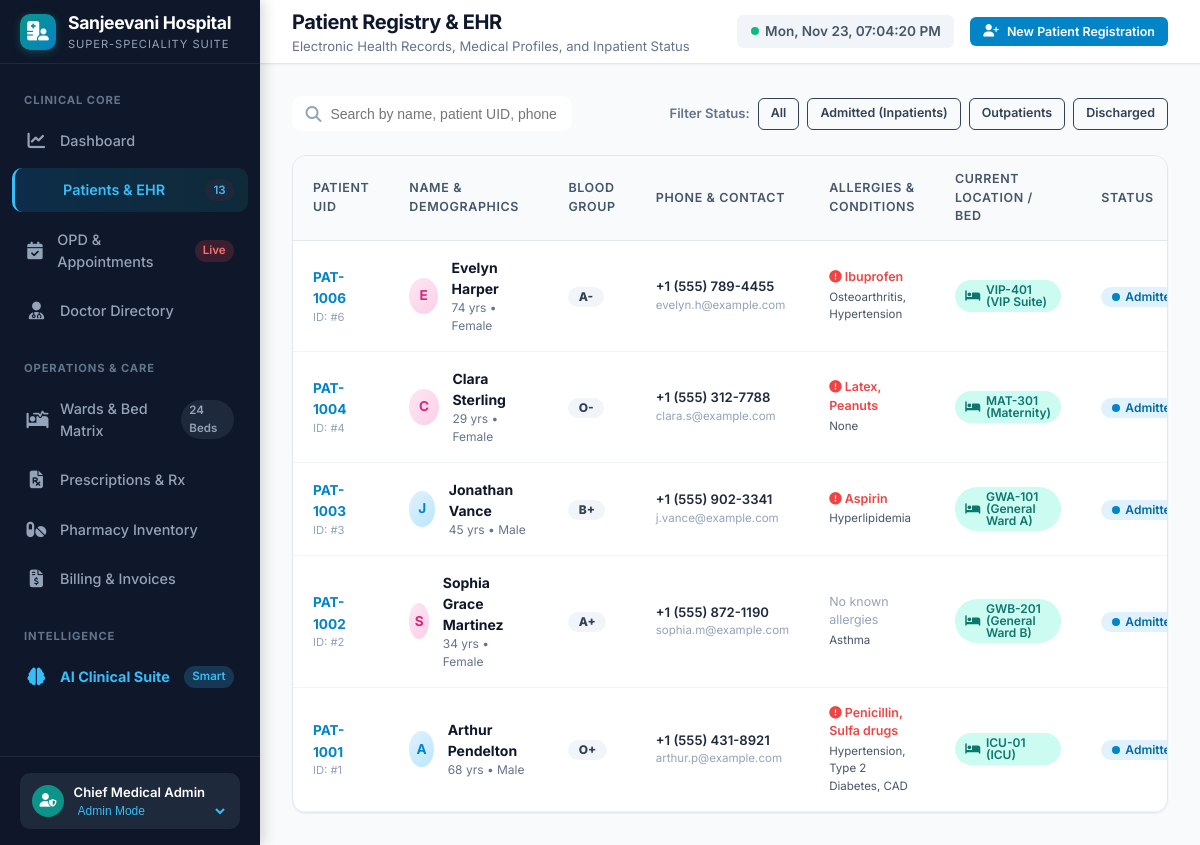
/patients?status=Admitted, run on an earlier commit of the app's database.
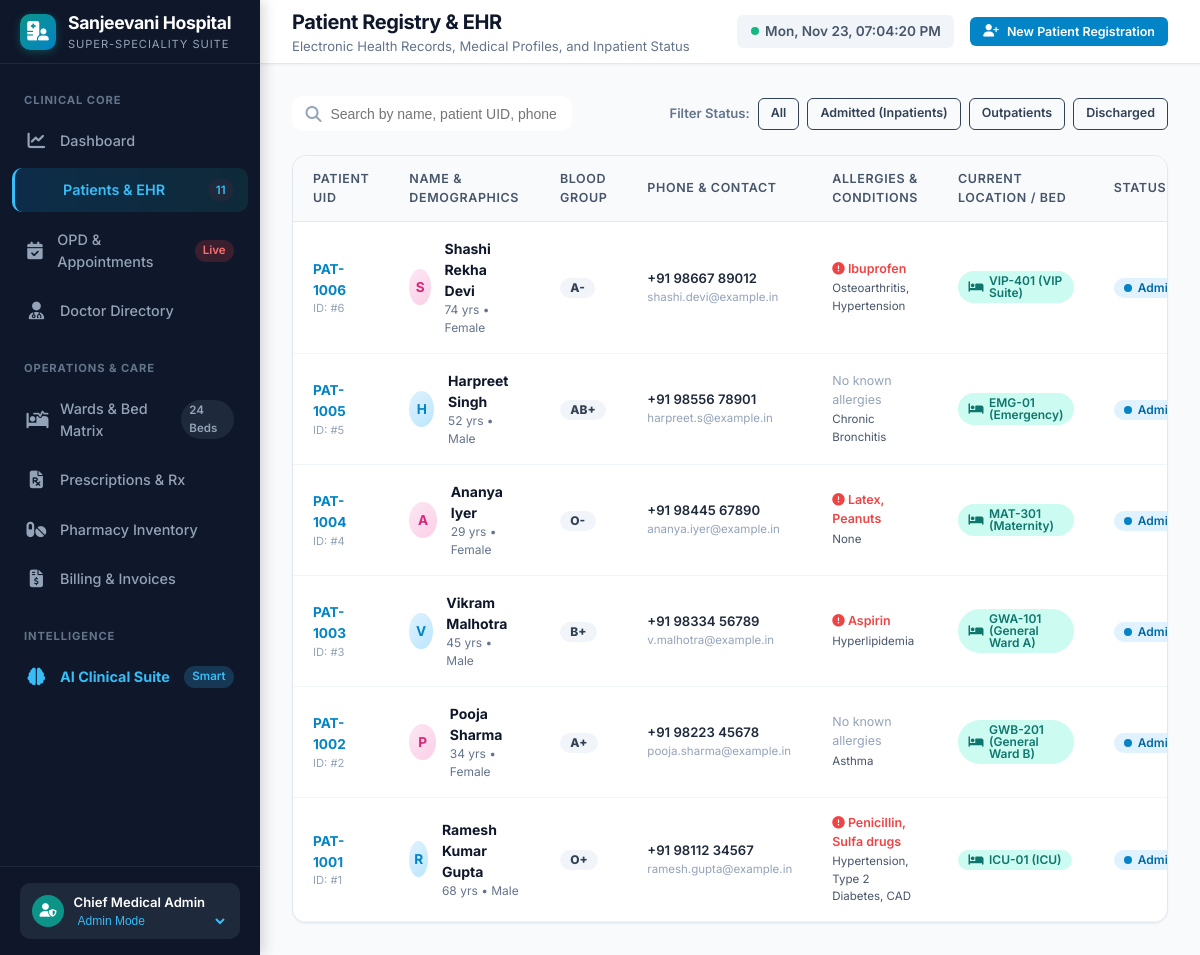
And on a later commit of the database.
### tables this page shows
CREATE TABLE patients (
        id INTEGER PRIMARY KEY AUTOINCREMENT,
        patient_uid TEXT UNIQUE NOT NULL,
        name TEXT NOT NULL,
        age INTEGER NOT NULL,
        gender TEXT NOT NULL,
        blood_group TEXT,
        phone TEXT,
        email TEXT,
        address TEXT,
        emergency_contact_name TEXT,
        emergency_contact_phone TEXT,
        allergies TEXT,
        chronic_conditions TEXT,
        admission_status TEXT DEFAULT 'Outpatient', -- 'Outpatient', 'Admitted', 'Discharged', 'Emergency'
        bed_id INTEGER,
        created_at TIMESTAMP DEFAULT CURRENT_TIMESTAMP,
        FOREIGN KEY (bed_id) REFERENCES beds(id) ON DELETE SET NULL
    );

CREATE TABLE beds (
        id INTEGER PRIMARY KEY AUTOINCREMENT,
        bed_number TEXT UNIQUE NOT NULL,
        ward TEXT NOT NULL, -- 'ICU', 'Emergency', 'General Ward A', 'General Ward B', 'Maternity', 'VIP Suite'
        floor TEXT,
        daily_rate REAL NOT NULL,
        status TEXT DEFAULT 'Available', -- 'Available', 'Occupied', 'Maintenance', 'Cleaning'
        patient_id INTEGER,
        admitted_at TIMESTAMP,
        FOREIGN KEY (patient_id) REFERENCES patients(id) ON DELETE SET NULL
    );

### app.py (the view)
@app.get("/patients", response_class=HTMLResponse)
async def patients_page(request: Request, status: Optional[str] = None, search: Optional[str] = None):
    patients = get_all_patients(search=search or "", status_filter=status or "")
    metrics = get_dashboard_metrics()
    return templates.TemplateResponse(
        request=request,
        name="patients.html",
        context={
            "active_page": "patients",
            "patients": patients,
            "current_filter": status,
            "total_patients": metrics["total_patients"]
        }
    )

### templates/patients.html (shortened to what the changed rows need)
{% extends "base.html" %}
{% block page_title %}Patient Registry & EHR{% endblock %}
{% block content %}
<div class="card">
    <div class="card-body" style="padding: 0;">
        <div class="table-responsive">
            <table class="clinical-table" id="patientsTable">
                <thead>
                    <tr>
                        <th>Patient UID</th>
                        <th>Name & Demographics</th>
                        <th>Blood Group</th>
                        <th>Phone & Contact</th>
                        <th>Allergies & Conditions</th>
                        <th>Current Location / Bed</th>
                        <th>Status</th>
                    </tr>
                </thead>
                <tbody>
                    {% for p in patients %}
                    <tr>
                        <td>
                            <strong style="color:var(--primary); font-size:0.85rem;">{{ p.patient_uid }}</strong>
                            <div style="font-size:0.7rem; color:var(--slate-400);">ID: #{{ p.id }}</div>
                        </td>
                        <td>
                            <div class="patient-cell">
                                <div class="avatar-sm {% if p.gender == 'Female' %}avatar-female{% endif %}">
                                    {{ p.name[:1] }}
                                </div>
                                <div>
                                    <div style="font-weight:700; color:var(--slate-900);">{{ p.name }}</div>
                                    <div style="font-size:0.75rem; color:var(--slate-500);">{{ p.age }} yrs • {{ p.gender }}</div>
                                </div>
                            </div>
                        </td>
                        <td>
                            <span class="badge badge-slate" style="font-weight:800;">{{ p.blood_group or 'N/A' }}</span>
                        </td>
                        <td>
                            <div style="font-weight:600; font-size:0.82rem;">{{ p.phone }}</div>
                            <div style="font-size:0.72rem; color:var(--slate-400);">{{ p.email or 'No email' }}</div>
                        </td>
                        <td>
                            {% if p.allergies and p.allergies != 'None' and p.allergies != 'None known' %}
                            <div style="color:var(--danger); font-weight:600; font-size:0.78rem;">
                                <i class="fas fa-exclamation-circle"></i> {{ p.allergies }}
                            </div>
                            {% else %}
                            <div style="color:var(--slate-400); font-size:0.78rem;">No known allergies</div>
                            {% endif %}
                            <div style="font-size:0.72rem; color:var(--slate-600); margin-top:2px;">{{ p.chronic_conditions or 'None' }}</div>
                        </td>
                        <td>
                            {% if p.bed_number %}
                            <span class="badge badge-teal"><i class="fas fa-bed"></i> {{ p.bed_number }} ({{ p.bed_ward }})</span>
                            {% else %}
                            <span style="color:var(--slate-400); font-size:0.8rem;">OPD / None</span>
                            {% endif %}
                        </td>
                        <td>
                            {% if p.admission_status == 'Admitted' %}
                            <span class="badge badge-primary"><span class="pulse-dot" style="background:#0284c7;"></span> Admitted</span>
                            {% elif p.admission_status == 'Emergency' %}
                            <span class="badge badge-danger">Emergency</span>
                            {% elif p.admission_status == 'Discharged' %}
                            <span class="badge badge-slate">Discharged</span>
                            {% else %}
                            <span class="badge badge-success">Outpatient</span>
                            {% endif %}
                        </td>
                    </tr>
                    {% endfor %}
                </tbody>
            </table>
        </div>
    </div>
</div>
{% endblock %}

What changed in the data, as far as the page shows it:
changed patients "PAT-1006": name "E" → "S"; name "Evelyn Harper" → "Shashi Rekha Devi"; phone "+1 (555) 789-4455" → "+91 98667 89012"; email "evelyn.h@example.com" → "shashi.devi@example.in"
now on this page (row edited): patients: patient_uid "PAT-1005", id "5", name "H", name "Harpreet Singh", age "52", gender "Male", blood_group "AB+", phone "+91 98556 78901", email "harpreet.s@example.in", allergies "No known allergies", chronic_conditions "Chronic Bronchitis", bed_number "EMG-01", bed_ward "Emergency", admission_status "Admitted" (drawn)
changed patients "PAT-1004": name "C" → "A"; name "Clara Sterling" → "Ananya Iyer"; phone "+1 (555) 312-7788" → "+91 98445 67890"; email "clara.s@example.com" → "ananya.iyer@example.in"
changed patients "PAT-1003": name "J" → "V"; name "Jonathan Vance" → "Vikram Malhotra"; phone "+1 (555) 902-3341" → "+91 98334 56789"; email "j.vance@example.com" → "v.malhotra@example.in"
changed patients "PAT-1002": name "S" → "P"; name "Sophia Grace Martinez" → "Pooja Sharma"; phone "+1 (555) 872-1190" → "+91 98223 45678"; email "sophia.m@example.com" → "pooja.sharma@example.in"
changed patients "PAT-1001": name "A" → "R"; name "Arthur Pendelton" → "Ramesh Kumar Gupta"; phone "+1 (555) 431-8921" → "+91 98112 34567"; email "arthur.p@example.com" → "ramesh.gupta@example.in"
Also different on the page:
{{ total_patients or 10 }}: "13" → "11"
